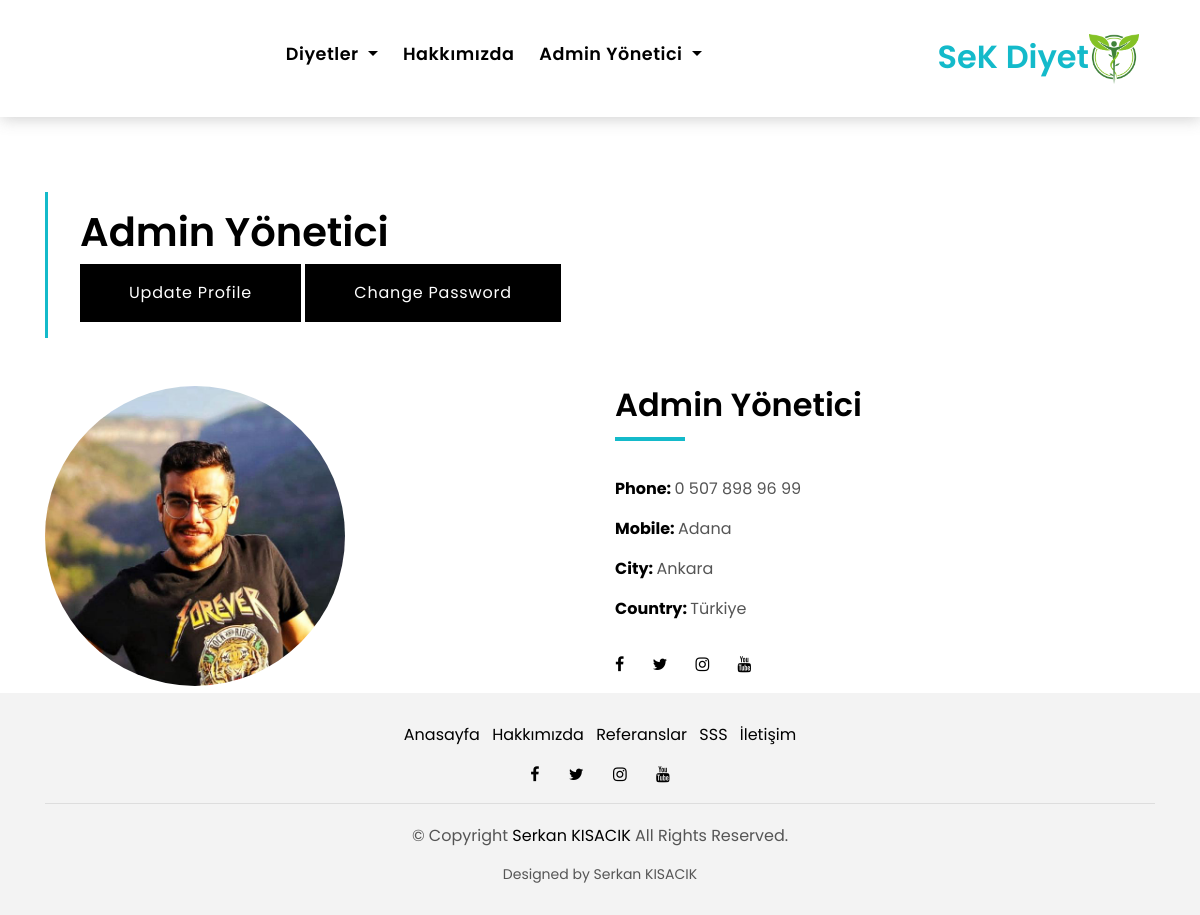
The page /user/ (signed in) on the database its author committed.
### home/models.py (models this page shows, shortened)
class Setting(models.Model):
    STATUS = (
        ('True', 'True'),
        ('False', 'False'),
    )
    title = models.CharField(max_length=150)
    keywords = models.CharField(max_length=255)
    description = models.CharField(max_length=255)
    company = models.CharField(max_length=50)
    address = models.CharField(blank=True, max_length=100)
    phone = models.CharField(blank=True, max_length=15)
    fax = models.CharField(blank=True, max_length=15)
    email = models.CharField(blank=True, max_length=50)
    smtpserver = models.CharField(blank=True, max_length=50)
    smtpemail = models.CharField(blank=True, max_length=50)
    smtppassword = models.CharField(blank=True, max_length=10)
    smtpport = models.CharField(blank=True, max_length=5)
    icon = models.ImageField(blank=True, upload_to='images/')
    facebook = models.CharField(blank=True, max_length=50)
    instagram = models.CharField(blank=True, max_length=50)
    twitter = models.CharField(blank=True, max_length=50)
    youtube = models.CharField(blank=True, max_length=50)
    aboutus = RichTextUploadingField(blank=True)
    contact = RichTextUploadingField(blank=True)
    references = RichTextUploadingField(blank=True)
    status = models.CharField(max_length=10, choices=STATUS)
    create_at = models.DateTimeField(auto_now_add=True)
    update_at = models.DateTimeField(auto_now=True)

### user/models.py (models this page shows, shortened)
class UserProfile(models.Model):
    user = models.OneToOneField(User, on_delete=models.CASCADE)
    phone = models.CharField(blank=True, max_length=20)
    address = models.CharField(blank=True, max_length=150)
    city = models.CharField(blank=True, max_length=20)
    country = models.CharField(blank=True, max_length=50)
    image = models.ImageField(blank=True, upload_to='images/users/')
    def image_tag(self):
        return mark_safe('<img src="{}" height="50"/>'.format(self.image.url))
    image_tag.short_description = 'Image'

### user/views.py (the view)
# urls.py: path('', views.index, name='index'),
def index(request):
    setting = Setting.objects.get(pk=1)
    category = Category.objects.all()
    current_user = request.user
    profile = UserProfile.objects.get(user_id=current_user.id)
    context={
        'setting':setting,
        'category':category,
        'profile':profile,
             }
    return render(request,'user_profile.html',context)

### user/templates/user_profile.html (shortened to what this page needs)
{% extends 'homebase.html' %}
{% load static %}
{% block content %}
  <section class="intro-single">
    <div class="container">
      <div class="row">
        <div class="col-md-12 col-lg-8">
          <div class="title-single-box">
            <h1 class="title-single">{{ user.first_name }} {{ user.last_name }}</h1>
            <span class="color-text-a">
                <a href="/user/update" class="btn btn-a">Update Profile</a>
            <a href="/user/password" class="btn btn-a">Change Password</a>
            </span>
          </div>
        </div>
        <div class="col-md-12 col-lg-4">
        </div>
      </div>
    </div>
  </section>
  <section class="agent-single">
    <div class="container">
      <div class="row">
        <div class="col-sm-12">
          <div class="row">
            <div class="col-md-6">
              <div class="agent-avatar-box">
                <img src="{{ profile.image.url }}" style="border-radius: 60%; width:300px; height:300px;" alt="" class="agent-avatar img-fluid">
              </div>
            </div>
            <div class="col-md-5 section-md-t3">
              <div class="agent-info-box">
                <div class="agent-title">
                  <div class="title-box-d">
                    <h3 class="title-d">{{ user.first_name }} {{ user.last_name }}</h3>
                  </div>
                </div>
                <div class="agent-content mb-3">
                  <div class="info-agents color-a">
                    <p>
                      <strong>Phone: </strong>
                      <span class="color-text-a"> {{ profile.phone}} </span>
                    </p>
                    <p>
                      <strong>Mobile: </strong>
                      <span class="color-text-a"> {{ profile.address}}</span>
                    </p>
                    <p>
                      <strong>City: </strong>
                      <span class="color-text-a"> {{ profile.city}}</span>
                    </p>
                    <p>
                      <strong>Country: </strong>
                      <span class="color-text-a"> {{ profile.country}}</span>
                    </p>
                  </div>
                </div>
                <div class="socials-footer">
                  <ul class="list-inline">
                    <li class="list-inline-item">
                      <a href="{{ setting.facebook }}" class="link-one">
                        <i class="fa fa-facebook" aria-hidden="true"></i>
                      </a>
                    </li>
                    <li class="list-inline-item">
                      <a href="{{ setting.twitter }}" class="link-one">
                        <i class="fa fa-twitter" aria-hidden="true"></i>
                      </a>
                    </li>
                    <li class="list-inline-item">
                      <a href="{{ setting.instagram }}" class="link-one">
                        <i class="fa fa-instagram" aria-hidden="true"></i>
                      </a>
                    </li>
                    <li class="list-inline-item">
                      <a href="{{ setting.youtube }}" class="link-one">
                        <i class="fa fa-youtube" aria-hidden="true"></i>
                      </a>
                    </li>
                  </ul>
                </div>
              </div>
            </div>
          </div>
        </div>
      </div>
    </div>
  </section>
 {% endblock %}

### home/templates/header.html (shortened to what this page needs)
{% load static %}
{% load mptt_tags %}
  <nav class="navbar navbar-default navbar-trans navbar-expand-lg fixed-top">
    <div class="container">
      <div class="navbar-collapse collapse justify-content-center" id="navbarDefault">
        <ul class="navbar-nav">
          <li class="nav-item dropdown">
            <a class="nav-link dropdown-toggle" href="#" id="navbarDropdown" role="button" data-toggle="dropdown"
              aria-haspopup="true" aria-expanded="false">
              Diyetler
            </a>
          </li>
        <li class="nav-item">
            <a class="nav-link" href="/hakkimizda">Hakkımızda</a>
          </li>
        {% if user.id is not None %}
          <li class="nav-item dropdown">
            <a class="nav-link dropdown-toggle" href="#" id="navbarDropdown" role="button" data-toggle="dropdown"
              aria-haspopup="true" aria-expanded="false">
              {{ user.first_name }} {{ user.last_name }}
            </a>
          </li>
        {% endif %}
        </ul>
      </div>
    <a class="navbar-brand text-brand" href="/"><span class="color-b">{{ setting.title }}</span><img src="{% static 'img/logom.png' %}" style="height: 50px; width: 50px;"></a>
    </div>
  </nav>

### home/static/css/style.css (style rules this page uses)
body { font-family: 'Poppins', sans-serif; color: #555555; }
h1, h2, h3, h4, h5, h6 { color: #000000; }
a { color: #000000; transition: all .5s ease; }
.link-one { color: #000000; transition: all .5s ease; }
.text-brand { color: #000000; font-size: 2rem; font-weight: 600; }
.color-a { color: #000000; }
.color-b { color: #14baca; }
.color-text-a { color: #555555; }
.title-box-d { padding-bottom: 1.8rem; margin-bottom: 1rem; position: relative; }
.title-box-d .title-d { font-weight: 600; font-size: 2rem; }
.title-box-d .title-d:after { content: ''; position: absolute; width: 70px; height: 4px; background-color: #14baca; bottom: 20px; left: 0; }
.navbar-default { transition: all .5s ease-in-out; background-color: #ffffff; padding-top: 28px; padding-bottom: 28px; -webkit-backface-visibility: hidden; backface-visibility: hidden; box-shadow: 1px 2px 15px rgba(100, 100, 100, 0.3); }
.navbar-default.navbar-trans, .navbar-default.navbar-reduce { -webkit-backface-visibility: hidden; backface-visibility: hidden; }
.navbar-default.navbar-trans .nav-item, .navbar-default.navbar-reduce .nav-item { position: relative; padding-right: 10px; padding-bottom: 8px; margin-left: 0; }
.navbar-default.navbar-trans .nav-link, .navbar-default.navbar-reduce .nav-link { font-size: 1.1rem; color: #000000; font-weight: 600; letter-spacing: 0.030em; transition: all 0.1s ease-in-out; position: relative; padding-left: 0; padding-right: 0; }
.navbar-default.navbar-trans .nav-link:before, .navbar-default.navbar-reduce .nav-link:before { content: ''; position: absolute; bottom: 5px; left: 0; width: 100%; height: 2px; z-index: 0; background-color: #14baca; -webkit-transform: scaleX(0); transform: scaleX(0); -webkit-transform-origin: right; transform-origin: right; transition: opacity .2s ease-out 0.3s, -webkit-transform .2s ease-out; transition: transform .2s ease-out, opacity .2s ease-out 0.3s; transition: transform .2s ease-out, opacity .2s ease-out 0.3s, -webkit-transform .2s ease-out; }
.navbar-default.navbar-trans .nav-link:before { background-color: #14baca; }
.intro-single { padding: 12rem 0 3rem; }
.intro-single .title-single-box { padding: 1rem 0 1rem 2rem; }
.intro-single .title-single-box { border-left: 3px solid #14baca; }
.intro-single .title-single-box .title-single { font-weight: 600; font-size: 2.2rem; }
.agent-info-box .socials-footer { margin-top: 2rem; }
.agent-info-box .socials-footer li { margin-right: 1.5rem; }
.btn { transition: .5s ease; }
.btn.btn-a, .btn.btn-b { border-radius: 0; padding: 1rem 3rem; letter-spacing: .05rem; }
.btn.btn-a { background-color: #000000; color: #ffffff; }
@media (min-width: 768px) { .navbar-default.navbar-trans .nav-item, .navbar-default.navbar-reduce .nav-item { margin-left: 15px; } }
@media (min-width: 768px) { .intro-single .title-single-box .title-single { font-size: 2.1rem; } }
@media (min-width: 992px) { .intro-single .title-single-box .title-single { font-size: 2.5rem; } }

### rows shown on the page
Setting: title "SeK Diyet"
UserProfile: image (picture), phone "0 507 898 96 99", address "Adana", city "Ankara", country "Türkiye"

### other values the page prints
{{ user.first_name }} "Admin"
{{ user.last_name }} "Yönetici"
